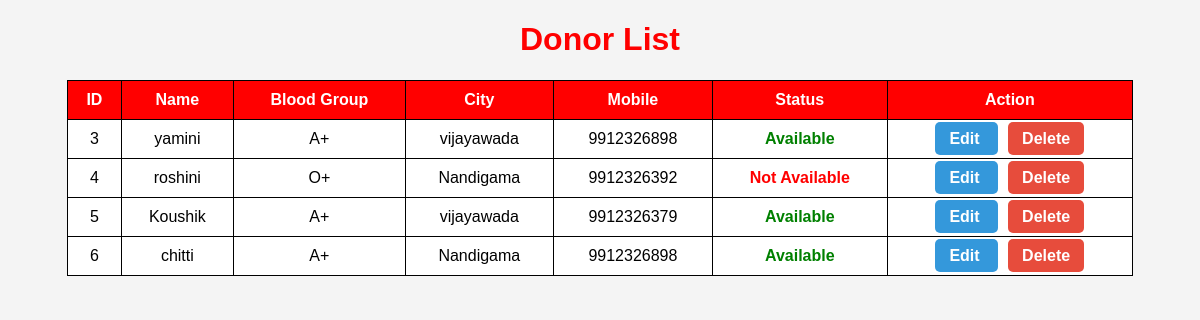
Page /donor-list/ (signed in) on the committed database.
### donor/models.py (models this page shows, shortened)
class Donor(models.Model):
    name = models.CharField(
        max_length=100
    )
    age = models.IntegerField()
    gender = models.CharField(
        max_length=10
    )
    blood_group = models.CharField(
        max_length=5
    )
    city = models.CharField(
        max_length=100
    )
    mobile = models.CharField(
    max_length=10,
    validators=[
        RegexValidator(
            regex=r'^[0-9]{10}$',
            message='Enter valid 10 digit mobile number'
        )
    ]
)
    email = models.EmailField()
    address = models.TextField()
    available = models.BooleanField(
        default=True
    )
    status = models.CharField(
        max_length=20,
        default='Pending'
    )

### donor/views.py (the view)
@login_required(login_url='/login/')
def donor_list(request):
    donors = Donor.objects.all()
    return render(
        request,
        'donor_list.html',
        {
            'donors': donors
        }
    )

### templates/donor_list.html (shortened to what this page needs)
<!DOCTYPE html>
<html>
<head>
</head>
<body>
    <h1>
        Donor List
    </h1>
    <table>
        <tr>
            <th>ID</th>
            <th>Name</th>
            <th>Blood Group</th>
            <th>City</th>
            <th>Mobile</th>
            <th>Status</th>
            <th>Action</th>
        </tr>
        {% for donor in donors %}
        <tr>
            <td>
                {{ donor.id }}
            </td>
            <td>
                {{ donor.name }}
            </td>
            <td>
                {{ donor.blood_group }}
            </td>
            <td>
                {{ donor.city }}
            </td>
            <td>
                {{ donor.mobile }}
                <td>
    {% if donor.available %}
        <span style="color:green;font-weight:bold;">
            Available
        </span>
    {% else %}
        <span style="color:red;font-weight:bold;">
            Not Available
        </span>
    {% endif %}
</td>
            </td>
           <td>
    <a href="/update-donor/{{ donor.id }}/" class="edit-btn">
        Edit
    </a>
    <a href="/delete-donor/{{ donor.id }}/" class="delete-btn">
        Delete
    </a>
</td>
        </tr>
        {% endfor %}
    </table>
</body>
</html>

### templates/donor_list.html (style rules this page uses)
body { font-family:Arial; background:#f4f4f4; }
h1 { text-align:center; color:red; }
table { width:90%; margin:auto; border-collapse:collapse; background:white; }
th, td { border:1px solid black; padding:10px; text-align:center; }
th { background:red; color:white; }
a { text-decoration:none; padding:8px 12px; color:white; border-radius:5px; }
.edit-btn { background:#3498db; color:white; padding:8px 14px; text-decoration:none; border-radius:5px; margin-right:10px; font-weight:bold; }
.delete-btn { background:#e74c3c; color:white; padding:8px 14px; text-decoration:none; border-radius:5px; font-weight:bold; }

### rows in the picture
Donor: id "3", name "yamini", blood_group "A+", city "vijayawada", mobile "9912326898", available "Available"
Donor: id "4", name "roshini", blood_group "O+", city "Nandigama", mobile "9912326392", available "Not Available"
Donor: id "5", name "Koushik", blood_group "A+", city "vijayawada", mobile "9912326379", available "Available"
Donor: id "6", name "chitti", blood_group "A+", city "Nandigama", mobile "9912326898", available "Available"
